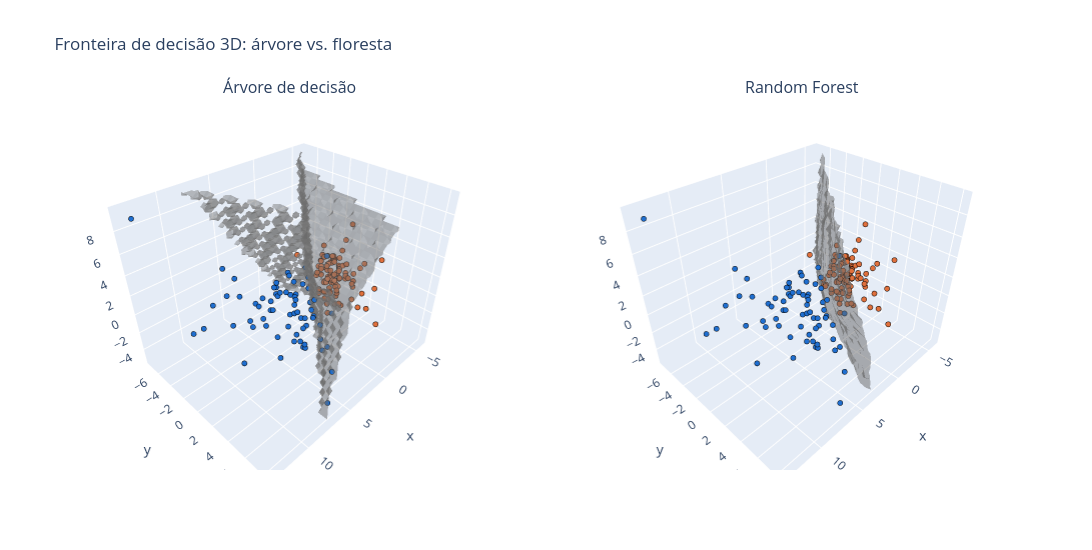

Write notebook code for a chart like this one.
### Code cell
modelos = {"Árvore de decisão": dt_model, "Random Forest": rf_model}

fig = make_subplots(
    rows=1, cols=2,
    specs=[[{"type": "scene"}, {"type": "scene"}]],
    subplot_titles=list(modelos),
)

for i, (nome, modelo) in enumerate(modelos.items(), start=1):
    # Probabilidade da classe 1 em cada ponto da malha
    prob = modelo.predict_proba(grid_orig)[:, 1]

    # Fronteira de decisão: superfície onde prob = 0.5
    fig.add_trace(go.Isosurface(
        x=xx.ravel(), y=yy.ravel(), z=zz.ravel(), value=prob,
        isomin=0.5, isomax=0.5, surface_count=1,
        opacity=0.5, colorscale=[[0, "gray"], [1, "gray"]],
        showscale=False, caps=dict(x_show=False, y_show=False, z_show=False),
    ), row=1, col=i)

    # Pontos reais por cima
    fig.add_trace(go.Scatter3d(
        x=X_3d[:, 0], y=X_3d[:, 1], z=X_3d[:, 2],
        mode="markers", showlegend=False,
        marker=dict(
            color=y_teste, colorscale=[[0, "#1f6fd1"], [1, "#e0703c"]],
            size=3, line=dict(width=0.5, color="black"),
        ),
    ), row=1, col=i)

fig.update_layout(
    title="Fronteira de decisão 3D: árvore vs. floresta",
    width=1100, height=550,
)
fig.show()

### Figure 1 — Plotly figure (JSON) as saved in the notebook; plotly's stock layout.template omitted (floating-point values rounded to 4 significant figures; data arrays with more than 128 entries replaced by an {"elided": "..."} marker saying what was removed)
{"data": [{"caps": {"x": {"show": false}, "y": {"show": false}, "z": {"show": false}}, "colorscale": [[0, "gray"], [1, "gray"]], "isomax": 0.5, "isomin": 0.5, "opacity": 0.5, "scene": "scene", "showscale": false, "surface": {"count": 1}, "type": "isosurface", "value": {"elided": "15625 float values"}, "x": {"elided": "15625 float values"}, "y": {"elided": "15625 float values"}, "z": {"elided": "15625 float values"}}, {"marker": {"color": {"elided": "171 int values"}, "colorscale": [[0, "#1f6fd1"], [1, "#e0703c"]], "line": {"color": "black", "width": 0.5}, "size": 3}, "mode": "markers", "scene": "scene", "showlegend": false, "type": "scatter3d", "x": {"elided": "171 float values"}, "y": {"elided": "171 float values"}, "z": {"elided": "171 float values"}}, {"caps": {"x": {"show": false}, "y": {"show": false}, "z": {"show": false}}, "colorscale": [[0, "gray"], [1, "gray"]], "isomax": 0.5, "isomin": 0.5, "opacity": 0.5, "scene": "scene2", "showscale": false, "surface": {"count": 1}, "type": "isosurface", "value": {"elided": "15625 float values"}, "x": {"elided": "15625 float values"}, "y": {"elided": "15625 float values"}, "z": {"elided": "15625 float values"}}, {"marker": {"color": {"elided": "171 int values"}, "colorscale": [[0, "#1f6fd1"], [1, "#e0703c"]], "line": {"color": "black", "width": 0.5}, "size": 3}, "mode": "markers", "scene": "scene2", "showlegend": false, "type": "scatter3d", "x": {"elided": "171 float values"}, "y": {"elided": "171 float values"}, "z": {"elided": "171 float values"}}], "layout": {"annotations": [{"font": {"size": 16}, "showarrow": false, "text": "Árvore de decisão", "x": 0.225, "xanchor": "center", "xref": "paper", "y": 1, "yanchor": "bottom", "yref": "paper"}, {"font": {"size": 16}, "showarrow": false, "text": "Random Forest", "x": 0.775, "xanchor": "center", "xref": "paper", "y": 1, "yanchor": "bottom", "yref": "paper"}], "height": 550, "scene": {"domain": {"x": [0, 0.45], "y": [0, 1]}}, "scene2": {"domain": {"x": [0.55, 1], "y": [0, 1]}}, "title": {"text": "Fronteira de decisão 3D: árvore vs. floresta"}, "width": 1100}}
